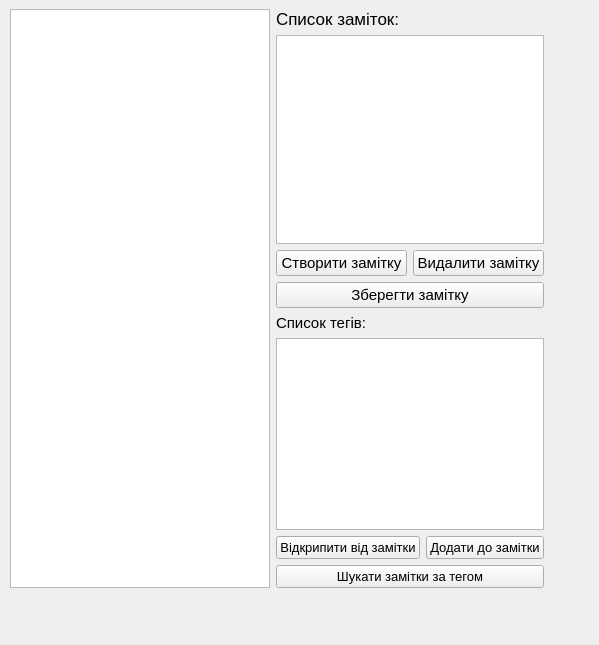
<?xml version="1.0" encoding="UTF-8"?>
<ui version="4.0">
 <class>window</class>
 <widget class="QWidget" name="window">
  <property name="geometry">
   <rect>
    <x>0</x>
    <y>0</y>
    <width>599</width>
    <height>645</height>
   </rect>
  </property>
  <property name="windowTitle">
   <string>Form</string>
  </property>
  <widget class="QWidget" name="">
   <property name="geometry">
    <rect>
     <x>10</x>
     <y>9</y>
     <width>534</width>
     <height>579</height>
    </rect>
   </property>
   <layout class="QHBoxLayout" name="horizontalLayout_3">
    <item>
     <layout class="QVBoxLayout" name="verticalLayout_4">
      <item>
       <widget class="QTextEdit" name="text_note"/>
      </item>
     </layout>
    </item>
    <item>
     <layout class="QVBoxLayout" name="verticalLayout_6">
      <item>
       <layout class="QVBoxLayout" name="verticalLayout_2">
        <item>
         <widget class="QLabel" name="lst_notes_label">
          <property name="font">
           <font>
            <pointsize>13</pointsize>
           </font>
          </property>
          <property name="text">
           <string>Список заміток:</string>
          </property>
         </widget>
        </item>
        <item>
         <widget class="QListWidget" name="lst_notes"/>
        </item>
       </layout>
      </item>
      <item>
       <layout class="QHBoxLayout" name="horizontalLayout">
        <item>
         <widget class="QPushButton" name="btn_create_note">
          <property name="font">
           <font>
            <pointsize>11</pointsize>
           </font>
          </property>
          <property name="text">
           <string>Створити замітку</string>
          </property>
         </widget>
        </item>
        <item>
         <widget class="QPushButton" name="btn_delete_note">
          <property name="font">
           <font>
            <pointsize>11</pointsize>
           </font>
          </property>
          <property name="text">
           <string>Видалити замітку</string>
          </property>
         </widget>
        </item>
       </layout>
      </item>
      <item>
       <layout class="QVBoxLayout" name="verticalLayout_3">
        <item>
         <widget class="QPushButton" name="btn_save_note">
          <property name="font">
           <font>
            <pointsize>11</pointsize>
           </font>
          </property>
          <property name="text">
           <string>Зберегти замітку</string>
          </property>
         </widget>
        </item>
        <item>
         <widget class="QLabel" name="label">
          <property name="font">
           <font>
            <pointsize>11</pointsize>
           </font>
          </property>
          <property name="text">
           <string>Список тегів:</string>
          </property>
         </widget>
        </item>
        <item>
         <widget class="QListWidget" name="listWidget"/>
        </item>
       </layout>
      </item>
      <item>
       <layout class="QVBoxLayout" name="verticalLayout_5">
        <item>
         <layout class="QHBoxLayout" name="horizontalLayout_2">
          <item>
           <widget class="QPushButton" name="pushButton_2">
            <property name="font">
             <font>
              <pointsize>10</pointsize>
             </font>
            </property>
            <property name="text">
             <string>Відкрипити від замітки</string>
            </property>
           </widget>
          </item>
          <item>
           <widget class="QPushButton" name="pushButton">
            <property name="font">
             <font>
              <pointsize>10</pointsize>
             </font>
            </property>
            <property name="text">
             <string>Додати до замітки</string>
            </property>
           </widget>
          </item>
         </layout>
        </item>
        <item>
         <widget class="QPushButton" name="pushButton_3">
          <property name="font">
           <font>
            <pointsize>10</pointsize>
           </font>
          </property>
          <property name="text">
           <string>Шукати замітки за тегом</string>
          </property>
         </widget>
        </item>
       </layout>
      </item>
     </layout>
    </item>
   </layout>
  </widget>
 </widget>
 <resources/>
 <connections/>
</ui>
